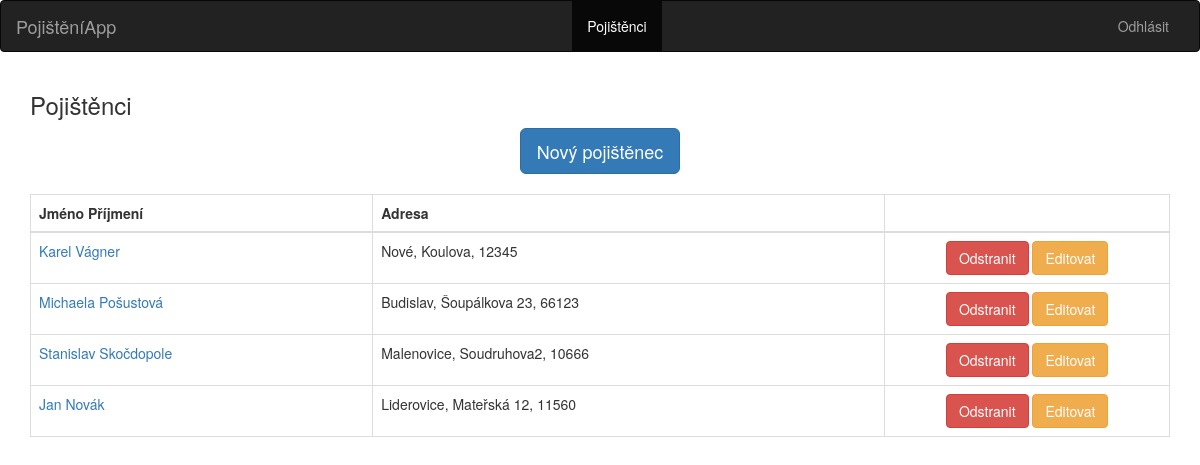
The page /pojistenci (signed in) on the database its author committed.
### tables this page shows
CREATE TABLE pojistenci (
    id integer primary key autoincrement,
    jmeno text not null,
    prijmeni  text not null,
    adresa  text not null,
    mesto  text not null,
    psc  integer not null,
    telefon  integer not null,
    email  text not null
);

### app.py (the view)
@app.route('/pojistenci', methods=['POST', 'GET'])
def pojistenci():
    user = get_current_user()
    if not user:
        return redirect('login')
    db = get_db()
    cur = db.execute('SELECT id, jmeno, prijmeni, mesto, adresa, psc FROM pojistenci')
    results = cur.fetchall()
    return render_template('pojistenci.html', page_title = 'Pojištěnci', pojistenci = results, user = user)

### app.py (called while the page is built)
def get_current_user():
    user_result = None
    if 'user' in session:
        user = session['user']
        db = get_db()
        user_cur = db.execute('SELECT jmeno, password FROM uzivatele WHERE jmeno = ?', [user])
        user_result = user_cur.fetchone()
    return user_result

### database.py (called while the page is built)
def connect_db():
    sql = sqlite3.connect('/home/honza/Dokumenty/Python_Flask_Udemy/IT_Network_ZP_Plna_verze/pojisteni.db')
    sql.row_factory = sqlite3.Row
    return sql

def get_db():
    if not hasattr(g, 'sqlite_db'):
        g.sqlite_db = connect_db()
    return g.sqlite_db

### templates/pojistenci.html
{% extends 'base.html' %}
{% block body %}
<div class="container">
            <h3 class="">Pojištěnci</h3>
<div class="article_wrapper">
    <p><a href="{{ url_for('pojistenci_novy', id = None) }}" class="btn btn-lg btn-primary" role="button">Nový pojištěnec</a></p>
</div>
<div class="top-buffer">
<table class="table table-bordered">
  <thead>
    <tr>
      <th scope="col">Jméno Příjmení</th>
      <th scope="col">Adresa</th>
      <th scope="col"></th>
    </tr>
  </thead>
  <tbody>
  {% for pojistenec in pojistenci %}
    <tr>
      <td><a href="{{ url_for('pojistenci_detail', id= pojistenec.id) }}" name="id">{{ pojistenec.jmeno }} {{ pojistenec.prijmeni }}</a></td>
      <td>{{ pojistenec.mesto }}, {{ pojistenec.adresa }}, {{ pojistenec.psc }}</td>
      <td class="article_wrapper col-md-3">
          <form method="post" action="{{ url_for('get_member', id=pojistenec.id) }}">
          <button name="submit" class="btn btn-danger" value='delete' role="button">Odstranit</button>
          <button name="submit" class="btn btn-warning" value='edit' role="button">Editovat</button>
            </form>
      </td>
    </tr>
{% endfor %}
  </tbody>
</table>
</div>
</div>
{% endblock %}

### templates/base.html (shortened to what this page needs)
<!DOCTYPE html>
<html lang="cz">
  <head>
    <link rel="stylesheet" href="https://maxcdn.bootstrapcdn.com/bootstrap/3.3.7/css/bootstrap.min.css">
      <link rel="stylesheet" type="text/css" href="https://cdnjs.cloudflare.com/ajax/libs/bootstrap-datetimepicker/4.17.43/css/bootstrap-datetimepicker.min.css">
      <link rel="stylesheet" type="text/css" href="https://cdnjs.cloudflare.com/ajax/libs/bootstrap-datetimepicker/4.17.43/css/bootstrap-datetimepicker-standalone.css">
    <link href="{{ url_for('static', filename= 'bootstrap.min.css' )}}" rel="stylesheet">
    <link href="{{ url_for('static', filename = 'theme.css' )}}" rel="stylesheet">
  </head>
  <body>
  <nav class="navbar navbar-inverse">
  <div class="container-fluid">
    <div class="navbar-header">
      <a class="navbar-brand" href="{{ url_for('index') }}">PojištěníApp</a>
    </div>
    <div class="collapse navbar-collapse" id="bs-example-navbar-collapse-1">
      <ul class="nav navbar-nav">
        {% if user %}
        <li class="active"><a href="{{ url_for('pojistenci') }}">Pojištěnci <span class="sr-only">(current)</span></a></li>
        {% endif %}
      </ul>
      <ul class="nav navbar-nav navbar-right">
        {% if user %}
        <li><a href="{{ url_for('logout') }}">Odhlásit</a></li>
        {% endif %}
      </ul>
    </div>
  </div>
</nav>
{% block body %}{% endblock %}
  </body>
</html>

### static/theme.css (style rules this page uses)
html, body { height: 100%; }
.container, .row { height: 100%; min-height: 80%; }
.top-buffer { margin-top:20px; }
.article_wrapper { text-align: center; background-color:none; }
.navbar .navbar-nav { display: block; float: none; vertical-align: top; }
.navbar .navbar-collapse { text-align: center; }
@media (min-width: 768px) { .navbar .navbar-nav { display: inline-block; float: none; vertical-align: top; } }
@media (min-width: 768px) { .navbar .navbar-collapse { text-align: center; } }

### rows shown on the page
pojistenci: jmeno "Karel", prijmeni "Vágner", mesto "Nové", adresa "Koulova", psc "12345"
pojistenci: jmeno "Michaela", prijmeni "Pošustová", mesto "Budislav", adresa "Šoupálkova 23", psc "66123"
pojistenci: jmeno "Stanislav", prijmeni "Skočdopole", mesto "Malenovice", adresa "Soudruhova2", psc "10666"
pojistenci: jmeno "Jan", prijmeni "Novák", mesto "Liderovice", adresa "Mateřská 12", psc "11560"
